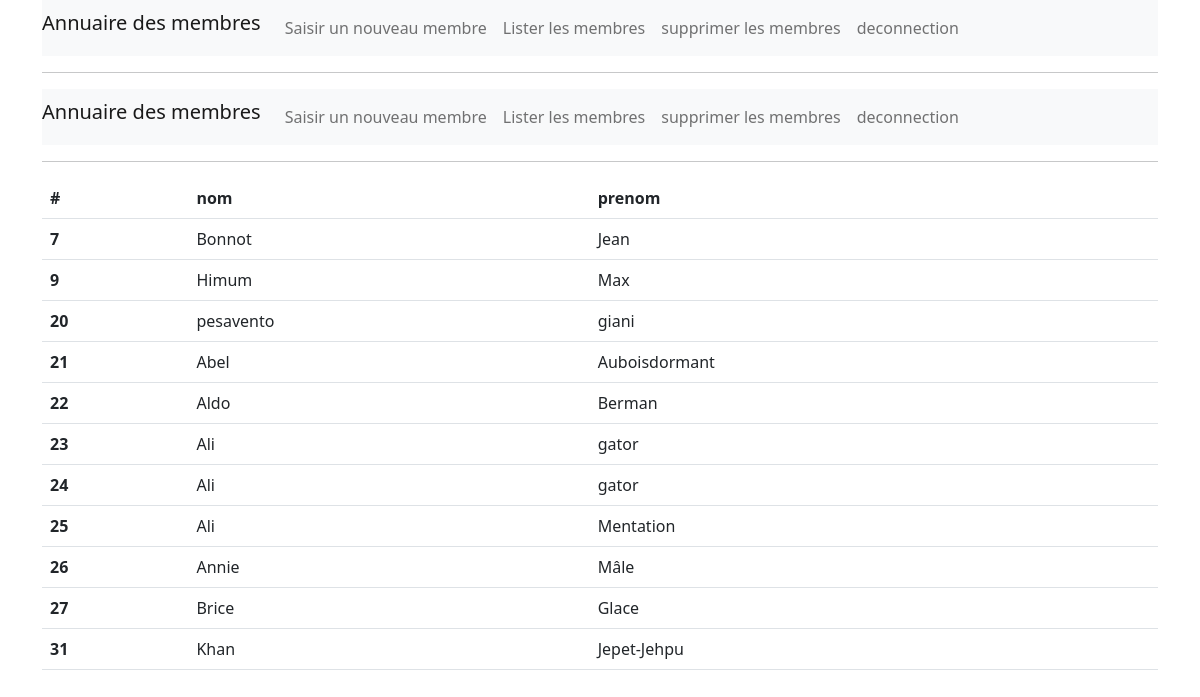
/index.php?uc=gerer&action=lister, run on the app's committed database.
### tables this page shows
CREATE TABLE IF NOT EXISTS `membres` (
  `id` int(11) NOT NULL,
  `nom` varchar(59) DEFAULT NULL,
  `prenom` varchar(30) DEFAULT NULL
);

### models/m_model.php (called while the page is built, shortened)
<?php
class PdoBridge
{
    private static $serveur = 'mysql:host=localhost';
    private static $bdd = 'dbname=annuaire';
    private static $user = 'root';
    private static $mdp = 'root';
    private static $monPdoBridge = null;
    private static $monPdo;
    private function __construct()
    {
        PdoBridge::$monPdo = new PDO(PdoBridge::$serveur . ';' . PdoBridge::$bdd, PdoBridge::$user, PdoBridge::$mdp);
        PdoBridge::$monPdo->query("SET CHARACTER SET utf8");
    }
    public static function getPdoBridge()
    {
        if (PdoBridge::$monPdoBridge == null) {
            PdoBridge::$monPdoBridge = new PdoBridge();
        }
        return PdoBridge::$monPdoBridge;
    }
    public function getLesMembres()
    {
        $sql = 'select id,nom,prenom
        from membres';
        $req = PdoBridge::$monPdo->prepare($sql);
        $req->execute();
        $d = $req->fetchALL(PDO::FETCH_ASSOC);
        return $d;
    }
}

### views/v_listemembres.php (the view)
<table class="table">
  <thead>
    <tr>
      <th scope="col">#</th>
      <th scope="col">nom</th>
      <th scope="col">prenom</th>
    </tr>
  </thead>
  <body>
<?php foreach ($les_membres as $k => $valeur): ?>
    <tr>
    <th scope="row">
        <?php echo $valeur['id'];?>
        </th>
        <td>
        <?php echo $valeur["nom"];?>
        </td>
        <td>
        <?php echo $valeur["prenom"];?>
     </td>
    </tr>
    <?php endforeach; ?>
  </body>
</table>

### data on the page
membres: id "7", nom "Bonnot", prenom "Jean"
membres: id "9", nom "Himum", prenom "Max"
membres: id "20", nom "pesavento", prenom "giani"
membres: id "21", nom "Abel", prenom "Auboisdormant"
membres: id "22", nom "Aldo", prenom "Berman"
membres: id "23", nom "Ali", prenom "gator"
membres: id "24", nom "Ali", prenom "gator"
membres: id "25", nom "Ali", prenom "Mentation"
membres: id "26", nom "Annie", prenom "Mâle"
membres: id "27", nom "Brice", prenom "Glace"
membres: id "31", nom "Khan", prenom "Jepet-Jehpu"
